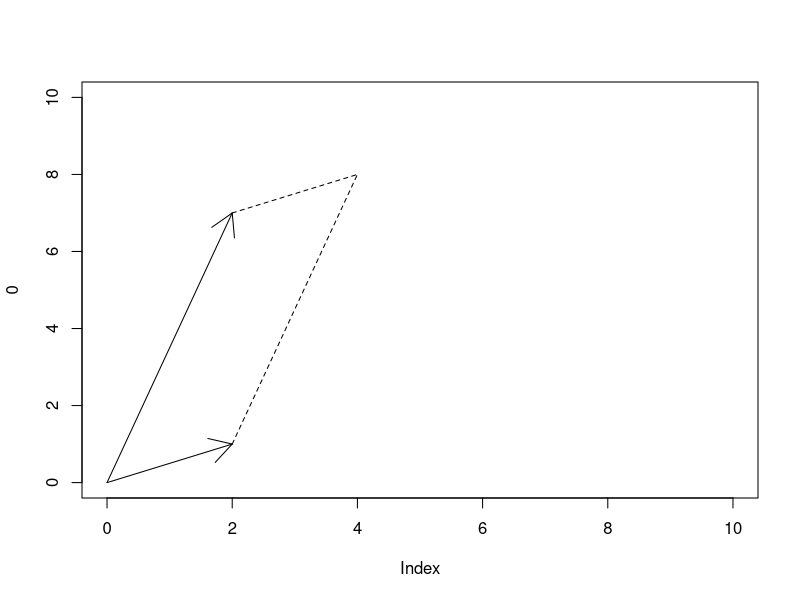
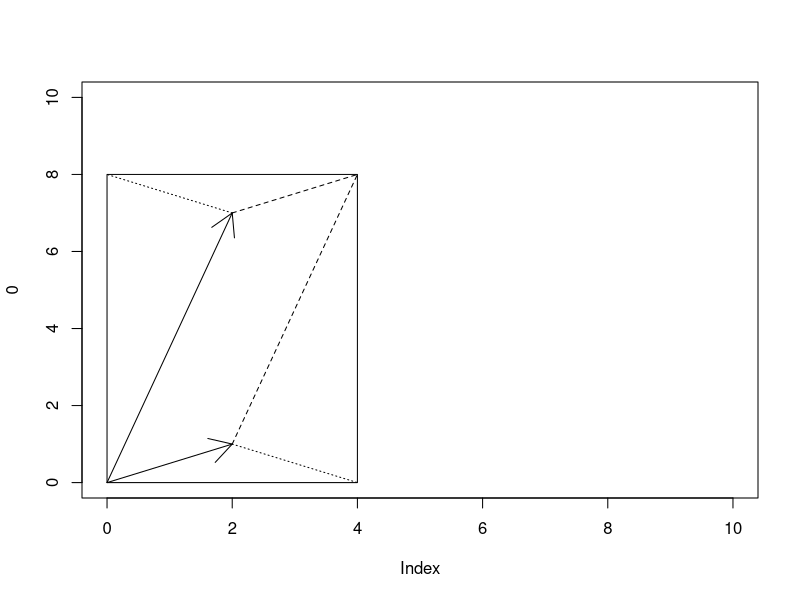

Generate these figures, in order, with R:
## ---- chunk 1
knitr::opts_chunk$set(echo = TRUE)
knitr::opts_chunk$set(comment = "")
## ---- chunk 2
A <- matrix(c(2, 0, 3, 4, 7, 5,  5, 4, 9), ncol = 3)
A
det(A)
## ---- chunk 3
A <- matrix(sample(-12:12), nrow = 5) # són els nombres des de -12 fins a 12 reordenats aleatòriament
A
det(A)
det(t(A)) # Propietat D2: el determinant de la transposada és igual al de la original
## ---- chunk 4
B <- A
B[3,] <- -2 * B[3,]
B
det(B)
# Propietat D4, el determinant de 2A és $2^5$ vegades el de A
det(2*A)
(2^5 * det(A))
## ---- chunk 5
A2 <- A[c(2,1,3,4,5),]
A2
det(A2)
## ---- chunk 6
A[,3] <- A[,3] - 2 * A[,4]
A
det(A) # el determinant no ha canviat
## ---- chunk 7
A <- matrix(sample(-12:12), nrow = 5) # són els nombres des de -12 fins a 12 reordenats aleatòriament
B <- matrix(sample(-12:12), nrow = 5) # són els nombres des de -12 fins a 12 reordenats aleatòriament
det(A%*%B)
det(A)*det(B)
## ---- chunk 8
v1 <- c(1, 0, -1, 1)
v2 <- c(-1, 1, 0, 1)
v3 <- c(0, -1, -1/2, 1/2)
v4 <- c(1/3, -3, 1/4, 0)
M <- cbind(v1,v2,v3,v4)
M
round(M,2) # arrodonim a dos decimals
det(M)
## ---- chunk 9
v1 <- c(1, 0, -1, 1)
v2 <- c(-1, 1, 1, 1)
v1 * v2 # és el producte terme a terme
v1 %*% v2 # fem servir el producte matricial i obtenim el que en diem producte escalar
# 
sum(v1*v2) # millor així, que ens ho torna com a un sol nombre
## ---- chunk 10
library(pracma)
## ---- chunk 11
u1 <- c(1, 0, -1)
u2 <- c(-1, 1, 1)
cross(u1,u2)
## ---- chunk 12
v <- cross(u1,u2)
v / sqrt(sum(v * v))
## ---- chunk 13
a <- c(1, 2, 3)
b <- c(1, -3, 3)
v <- cross(a,b)
nv <- sqrt(sum(v*v))
round(v/nv, 4)
## ---- chunk 14
ordre <- 7
A7 <- matrix(0, nrow = 7, ncol = 7)
for (i in 1:nrow(A7)) 
  for (j in i:ncol(A7))
    if(j-i<=1) A7[i,j] <- 1

A7
## ---- chunk 15
plot(0, type="n", xlim = c(0,10), ylim = c(0,10))
u = c(2,1)
v = c(2,7)
arrows(0,0,u[1],u[2])
arrows(0,0,v[1],v[2])
lines(rbind(u, u+v), lty=2)
lines(rbind(v, u+v), lty=2)
mat <- rbind(u,v) # juntem per files els dos vectors
mat
det(mat)
## ---- chunk 16
plot(0, type="n", xlim = c(0,10), ylim = c(0,10))
u = c(2,1)
v = c(2,7)
arrows(0,0,u[1],u[2])
arrows(0,0,v[1],v[2])
lines(rbind(u, u+v), lty="dashed")
lines(rbind(v, u+v), lty="dashed")

uv = u+v
polygon(x=c(0,uv[1],uv[1],0), y=c(0,0,uv[2], uv[2]))
lines(rbind(u, c(uv[1],0)), lty="dotted")
lines(rbind(v, c(0,uv[2])), lty="dotted")
## ---- chunk 17
A
# Segons la propietat D4, el determinant de 2A és $2^5$ vegades el de A
x1 <- det(2*A)
x1
x2 <- (2^5 * det(A))
x2
## ---- chunk 18
x1 == x2
x1 - x2  # quina és la diferència?

